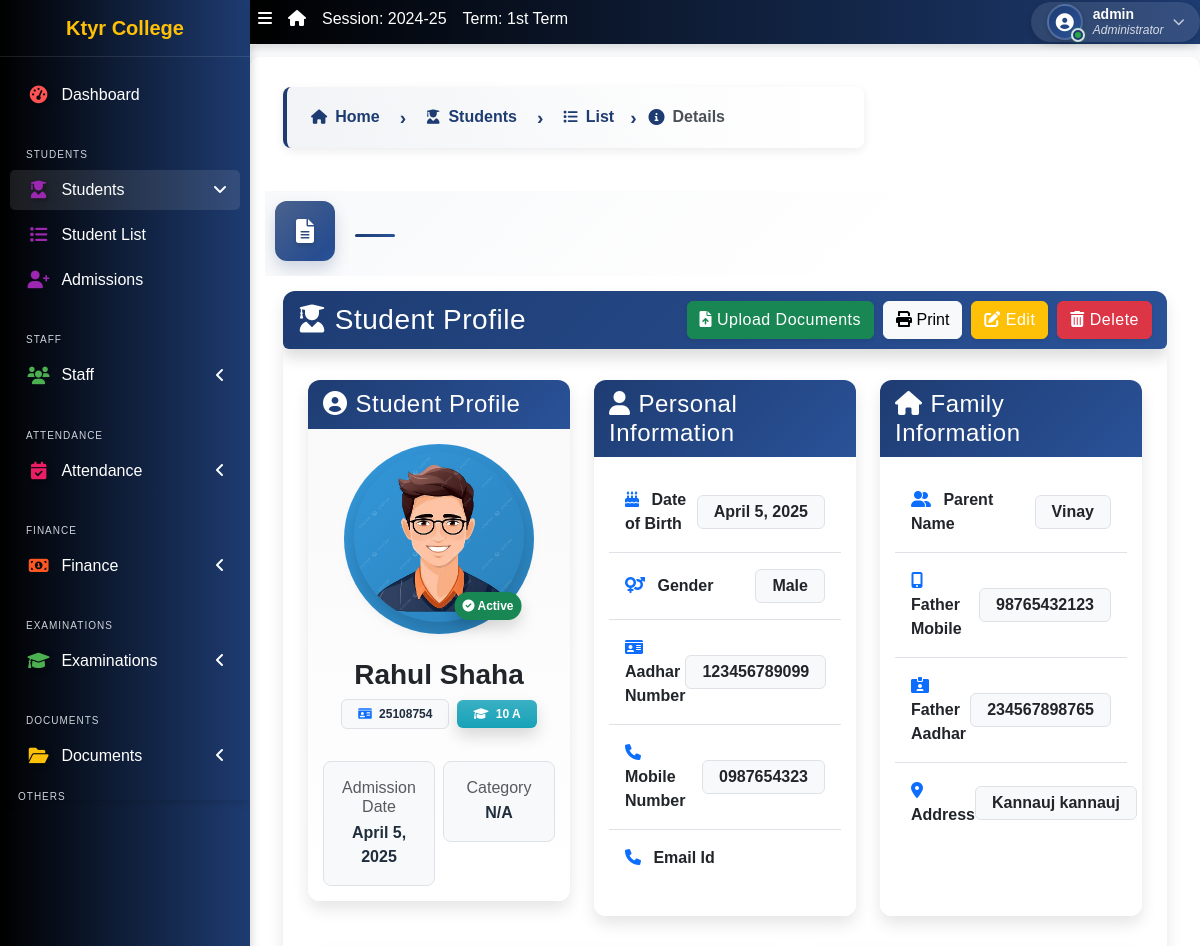
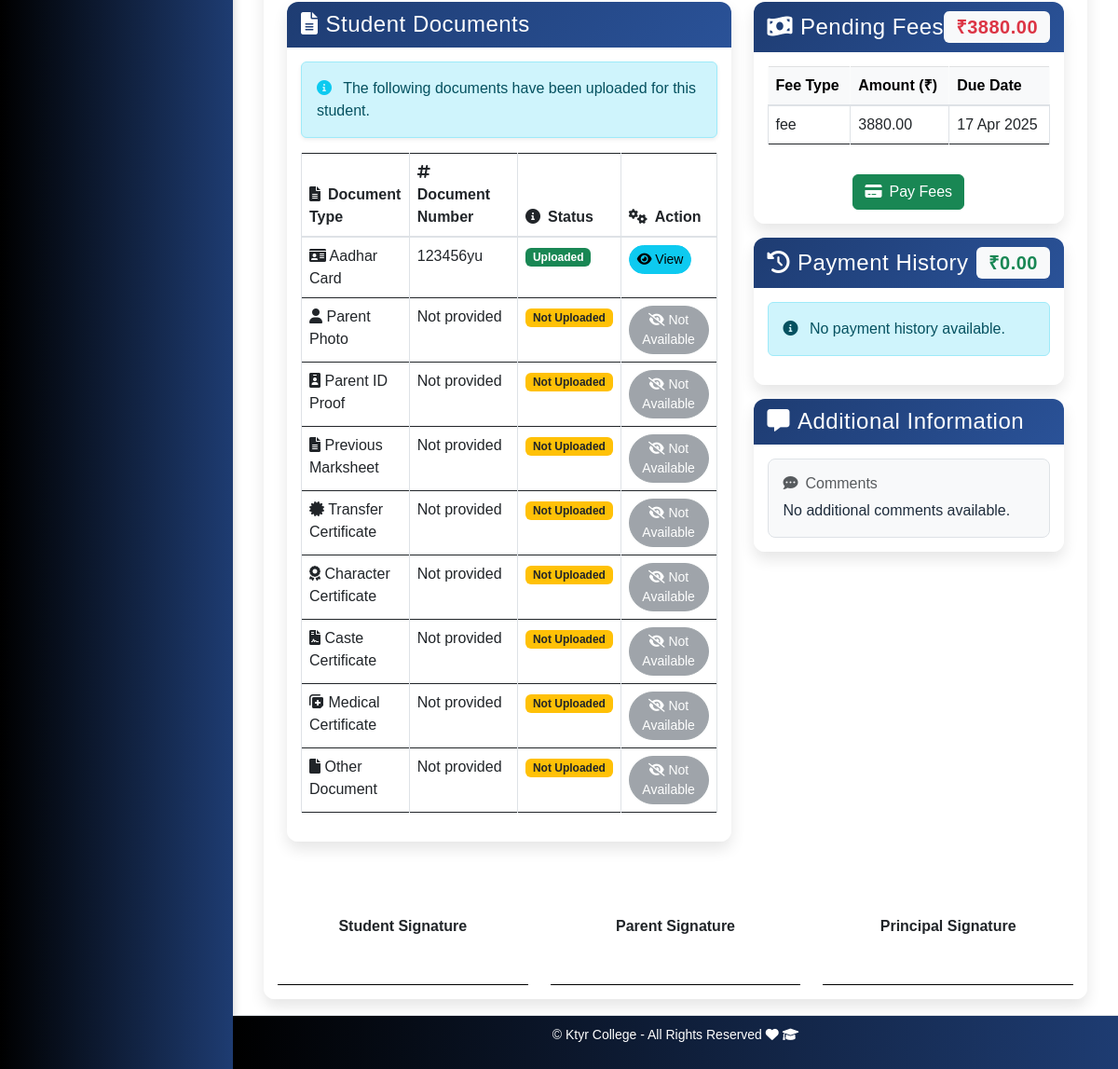
The page /student/2/ (signed in) on the database as committed earlier (2 pictures, top to bottom).
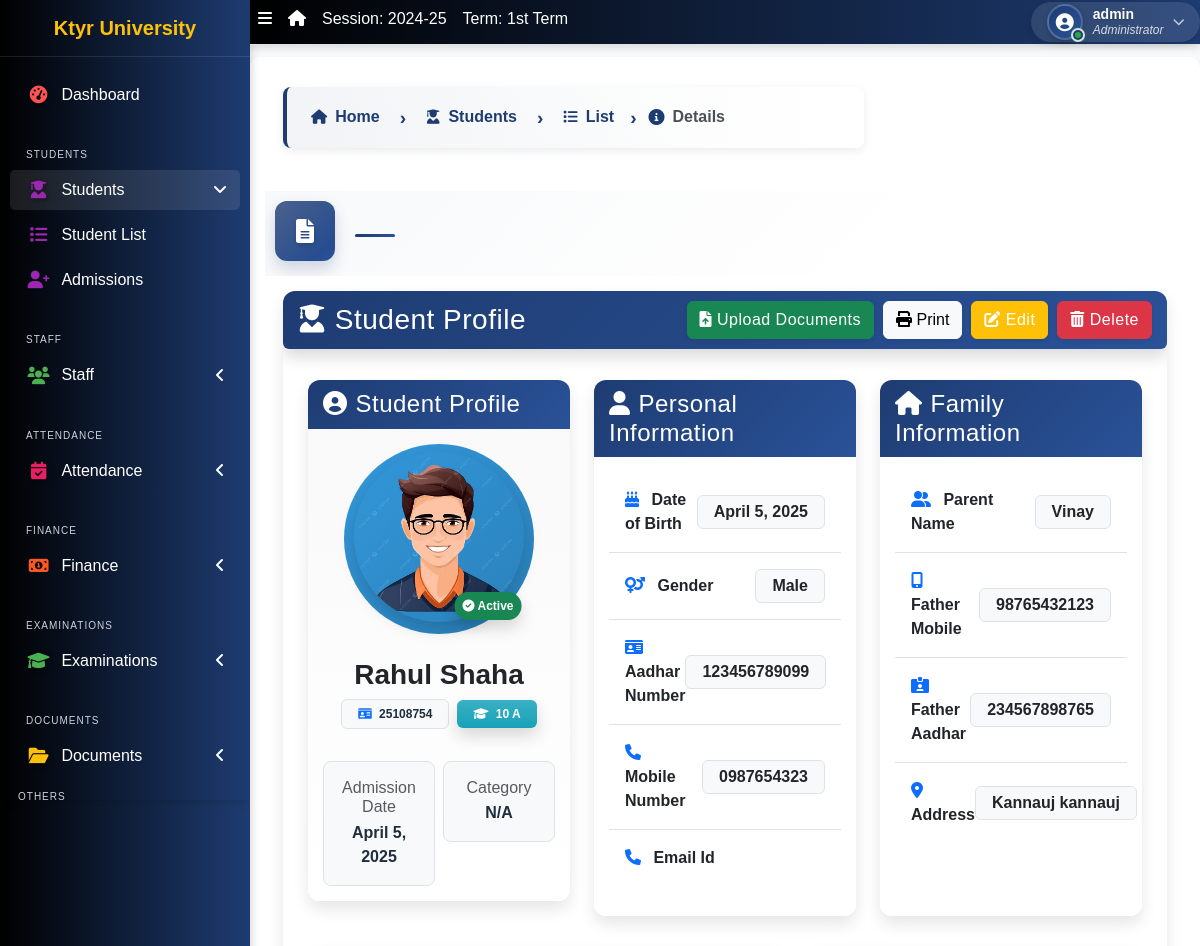
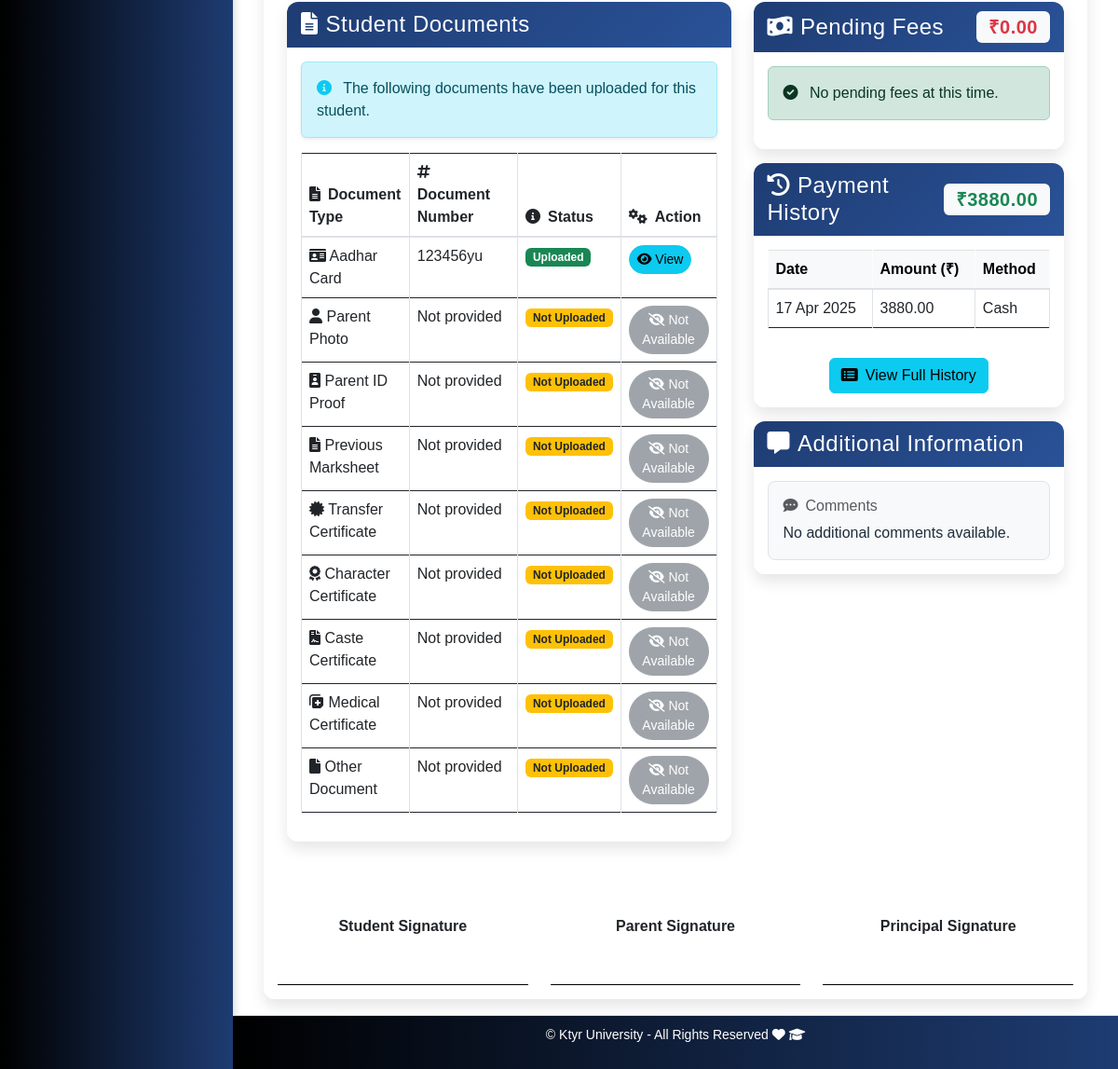
The same page on the database as committed later (2 pictures, top to bottom).
### apps/corecode/models.py (models this page shows, shortened)
class CollegeProfile(models.Model):
    college_name = models.CharField(max_length=255)
    college_address = models.TextField()
    college_email = models.EmailField()
    college_phone = models.CharField(max_length=15)
    college_logo = models.ImageField(upload_to='college_logos/', blank=True, null=True)
    established_year = models.PositiveIntegerField()
    principal_name = models.CharField(max_length=255)
    college_type = models.CharField(max_length=50, choices=[
        ('Government', 'Government'),
        ('Private', 'Private'),
        ('Semi-Government', 'Semi-Government'),
    ])
    admin_email = models.EmailField()
    admin_contact = models.CharField(max_length=15)
    facebook_link = models.URLField(blank=True, null=True)
    twitter_link = models.URLField(blank=True, null=True)
    linkedin_link = models.URLField(blank=True, null=True)

### apps/fees/models.py (models this page shows, shortened)
class PendingFee(models.Model):
    student = models.ForeignKey('students.Student', on_delete=models.CASCADE, related_name='pending_fees')
    fee_type = models.CharField(max_length=100)
    amount = models.DecimalField(max_digits=10, decimal_places=2)
    due_date = models.DateField()
    late_fee = models.DecimalField(max_digits=10, decimal_places=2, default=0)
    discount = models.DecimalField(max_digits=10, decimal_places=2, default=0)
    created_at = models.DateTimeField(auto_now_add=True)
    updated_at = models.DateTimeField(auto_now=True)
    paid = models.BooleanField(default=False)
    def get_discounted_amount(self):
        return self.amount - (self.amount * self.discount / 100)

class FeePayment(models.Model):
    PAYMENT_STATUS = [
        ("Paid", "Paid"),
        ("Pending", "Pending"),
    ]
    PAYMENT_METHODS = [
        ("Cash", "Cash"),
        ("Online", "Online"),
        ("Bank Transfer", "Bank Transfer")
    ]
    student = models.ForeignKey('students.Student', on_delete=models.CASCADE)
    amount = models.DecimalField(max_digits=10, decimal_places=2)
    payment_method = models.CharField(max_length=50, choices=PAYMENT_METHODS)
    transaction_id = models.CharField(max_length=100, blank=True, null=True, help_text="Required for online or bank transfers")
    date = models.DateTimeField(default=timezone.now)
    status = models.CharField(max_length=20, choices=PAYMENT_STATUS, default="Pending")
    fee_category = models.CharField(max_length=50, default="Regular")

### apps/students/views.py (the view)
# urls.py: path("<int:pk>/", StudentDetailView.as_view(), name="student-detail"),
class StudentDetailView(LoginRequiredMixin, DetailView):
    model = Student
    template_name = "students/student_detail.html"
    def get_context_data(self, **kwargs):
        context = super(StudentDetailView, self).get_context_data(**kwargs)
        context['documents'] = StudentDocument.objects.filter(student=self.object).first()
        from apps.fees.models import PendingFee, FeePayment
        from django.db.models import Sum
        pending_fees = PendingFee.objects.filter(student=self.object, paid=False).order_by('due_date')
        context['pending_fees'] = pending_fees
        total_pending = sum(fee.get_discounted_amount() for fee in pending_fees)
        context['total_pending_amount'] = total_pending
        payment_history = FeePayment.objects.filter(student=self.object).order_by('-date')[:5]
        context['payment_history'] = payment_history
        total_paid = FeePayment.objects.filter(student=self.object, status='Paid').aggregate(total=Sum('amount'))['total'] or 0
        context['total_paid_amount'] = total_paid
        return context

### apps/corecode/context_processors.py (called while the page is built)
def site_defaults(request):
    current_session = AcademicSession.objects.get(current=True)
    current_term = AcademicTerm.objects.get(current=True)
    vals = SiteConfig.objects.all()
    contexts = {
        "current_session": current_session.name,
        "current_term": current_term.name,
    }
    for val in vals:
        contexts[val.key] = val.value
    return contexts

def global_college_profile(request):
    try:
        profile = CollegeProfileModel.objects.first()
    except CollegeProfileModel.DoesNotExist:
        profile = None
    return {'profile': profile}

### apps/corecode/models.py (called while the page is built)
    def __str__(self):
        return self.name

### apps/students/templates/students/student_detail.html (shortened to what the changed rows need)
{% extends 'base.html' %}
{% load static %}
{% block content %}
<div class="container-fluid px-0 py-3">
  <div class="row g-4">
    <div class="col-md-7">
      {% if documents %}
      <div class="profile-section card shadow-lg border-0 rounded-4 overflow-hidden">
        <div class="card-body p-3">
          <div class="table-responsive">
            <table class="doc-table table table-bordered table-hover">
              <thead>
                <tr>
                  <th><i class="fas fa-file-alt me-2"></i>Document Type</th>
                  <th><i class="fas fa-hashtag me-2"></i>Document Number</th>
                  <th><i class="fas fa-info-circle me-2"></i>Status</th>
                  <th><i class="fas fa-cogs me-2"></i>Action</th>
                </tr>
              </thead>
            </table>
          </div>
        </div>
      </div>
      {% endif %}
    </div>
    <div class="col-md-5">
      <div class="profile-section card shadow-lg border-0 rounded-4 overflow-hidden mb-4">
        <div class="card-header text-white p-3" style="background: linear-gradient(135deg, #e74c3c, #c0392b);">
          <div class="d-flex justify-content-between align-items-center">
            <h4 class="mb-0"><i class="fas fa-money-bill-wave me-2"></i>Pending Fees</h4>
            <span class="badge bg-light text-danger fs-5 fw-bold">₹{{ total_pending_amount|floatformat:2 }}</span>
          </div>
        </div>
        <div class="card-body p-3">
          {% if pending_fees %}
          <div class="table-responsive">
            <table class="table table-hover table-bordered">
              <thead class="table-light">
                <tr>
                  <th>Fee Type</th>
                  <th>Amount (₹)</th>
                  <th>Due Date</th>
                </tr>
              </thead>
              <tbody>
                {% for fee in pending_fees %}
                <tr>
                  <td>{{ fee.fee_type }}</td>
                  <td>{{ fee.get_discounted_amount|floatformat:2 }}</td>
                  <td>{{ fee.due_date|date:"d M Y" }}</td>
                </tr>
                {% endfor %}
              </tbody>
            </table>
          </div>
          <div class="text-center mt-3">
            <a href="{% url 'fees:add_fee_payment' object.id %}" class="btn btn-success">
              <i class="fas fa-credit-card me-2"></i>Pay Fees
            </a>
          </div>
          {% else %}
          <div class="alert alert-success">
            <i class="fas fa-check-circle me-2"></i> No pending fees at this time.
          </div>
          {% endif %}
        </div>
      </div>
      <div class="profile-section card shadow-lg border-0 rounded-4 overflow-hidden mb-4">
        <div class="card-header text-white p-3" style="background: linear-gradient(135deg, #2ecc71, #27ae60);">
          <div class="d-flex justify-content-between align-items-center">
            <h4 class="mb-0"><i class="fas fa-history me-2"></i>Payment History</h4>
            <span class="badge bg-light text-success fs-5 fw-bold">₹{{ total_paid_amount|floatformat:2 }}</span>
          </div>
        </div>
        <div class="card-body p-3">
          {% if payment_history %}
          <div class="table-responsive">
            <table class="table table-hover table-bordered">
              <thead class="table-light">
                <tr>
                  <th>Date</th>
                  <th>Amount (₹)</th>
                  <th>Method</th>
                </tr>
              </thead>
              <tbody>
                {% for payment in payment_history %}
                <tr>
                  <td>{{ payment.date|date:"d M Y" }}</td>
                  <td>{{ payment.amount|floatformat:2 }}</td>
                  <td>{{ payment.payment_method }}</td>
                </tr>
                {% endfor %}
              </tbody>
            </table>
          </div>
          <div class="text-center mt-3">
            <a href="{% url 'fees:student_fee_history' object.id %}" class="btn btn-info">
              <i class="fas fa-list-alt me-2"></i>View Full History
            </a>
          </div>
          {% else %}
          <div class="alert alert-info">
            <i class="fas fa-info-circle me-2"></i> No payment history available.
          </div>
          {% endif %}
        </div>
      </div>
    </div>
  </div>
</div>
{% endblock content %}

### templates/base.html (shortened to what the changed rows need)
{% load static %}
<!DOCTYPE html>
<html lang="en">
<head>
  <link rel="stylesheet" href="{% static 'dist/css/preload.css' %}">
  <link rel="stylesheet" href="{% static 'plugins/fontawesome-free/css/all.min.css' %}">
  <link rel="stylesheet" href="{% static 'plugins/toastr/toastr.min.css' %}">
<link rel="stylesheet" href="https://cdn.jsdelivr.net/npm/bootstrap-icons/font/bootstrap-icons.css">
    <link rel="stylesheet" href="https://cdnjs.cloudflare.com/ajax/libs/font-awesome/6.5.0/css/all.min.css">
  <link rel="stylesheet"
    href="{% static 'plugins/overlayScrollbars/css/OverlayScrollbars.min.css' %}">
  <link rel="stylesheet" href="{% static 'plugins/Datatables/datatables.min.css' %}" />
  <link rel="stylesheet" href="{% static 'dist/css/adminlte.min.css' %}">
  <link rel="stylesheet" href="https://cdnjs.cloudflare.com/ajax/libs/font-awesome/6.0.0-beta3/css/all.min.css">
  <link rel="stylesheet" href="https://cdn.jsdelivr.net/npm/bootstrap@5.3.0/dist/css/bootstrap.min.css">
  <link rel="stylesheet" href="{% static 'dist/css/style.css' %}">
  <link rel="stylesheet" href="{% static 'dist/css/sidebar-fix.css' %}">
</head>
<body class="hold-transition sidebar-mini layout-fixed layout-navbar-fixed layout-footer-fixed">
  <div class="wrapper">
    <aside class="main-sidebar sidebar-dark-primary">
      <a href="{% url 'home' %}" class="brand-link">{{ profile.college_name | default:"MySchool" }}</a>
<div class="sidebar">
  <nav class="mt-2">
  </nav>
</div>
    </aside>
    <div class="content-wrapper">
      <section class="content">
        <div class="container-fluid">
          <div class="row">
            <div class="col-md-12">
              {% block fullcard %}
              <div class="card">
                <div class="card-body">
                  <div class="row">
                    <div class="col">
                      {% block content %}
                      {% endblock content %}
                    </div>
                  </div>
                </div>
              </div>
              {% endblock fullcard %}
            </div>
          </div>
        </div>
      </section>
    </div>
    <footer class="main-footer">
      <p>&copy; {{ profile.college_name | default:"MySchool" }} - All Rights Reserved
      <i class="fas fa-heart"></i>
      <i class="fas fa-graduation-cap"></i></p>
    </footer>
  </div>
</body>
</html>

Rows that differ between the two databases and show on the page:
no longer on this page (row edited): PendingFee: fee_type "fee", get_discounted_amount "3880.00", due_date "17 Apr 2025"
changed CollegeProfile: college_name "Ktyr College" → "Ktyr University"
added FeePayment: date "17 Apr 2025", amount "3880.00", payment_method "Cash"
Other text that changed with them:
{{ total_pending_amount|floatformat:2 }}: "3880.00" → "0.00"
{{ total_paid_amount|floatformat:2 }}: "0.00" → "3880.00"
text no longer shown: "Fee Type Due Date Pay Fees No payment history available."
text now shown: "No pending fees at this time. Date Method View Full History"
